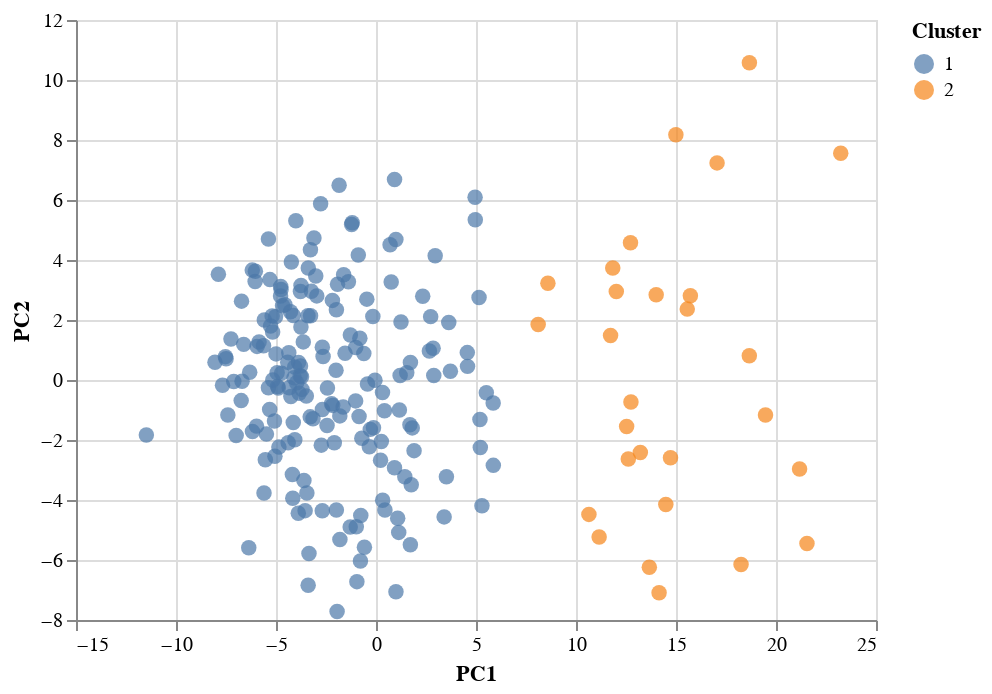

This figure's notebook cell:
### Code cell
import altair as alt

alt.Chart(source).mark_circle(size=60).encode(
    x='PC1',
    y='PC2',
    color='Cluster:N',
    tooltip=['Sample ID']
).interactive()

### Figure 1 — Vega-Lite specification as saved in the notebook (floating-point values rounded to 4 significant figures; data arrays with more than 128 entries replaced by an {"elided": "..."} marker saying what was removed)
{"config": {"view": {"continuousWidth": 400, "continuousHeight": 300}}, "data": {"name": "data-71272680646d06f2ac60115326f6fa34"}, "mark": {"type": "circle", "size": 60}, "encoding": {"color": {"field": "Cluster", "type": "nominal"}, "tooltip": [{"field": "Sample ID", "type": "nominal"}], "x": {"field": "PC1", "type": "quantitative"}, "y": {"field": "PC2", "type": "quantitative"}}, "selection": {"selector002": {"type": "interval", "bind": "scales", "encodings": ["x", "y"]}}, "$schema": "https://vega.github.io/schema/vega-lite/v4.17.0.json", "datasets": {"data-71272680646d06f2ac60115326f6fa34": {"elided": "214 records"}}}
